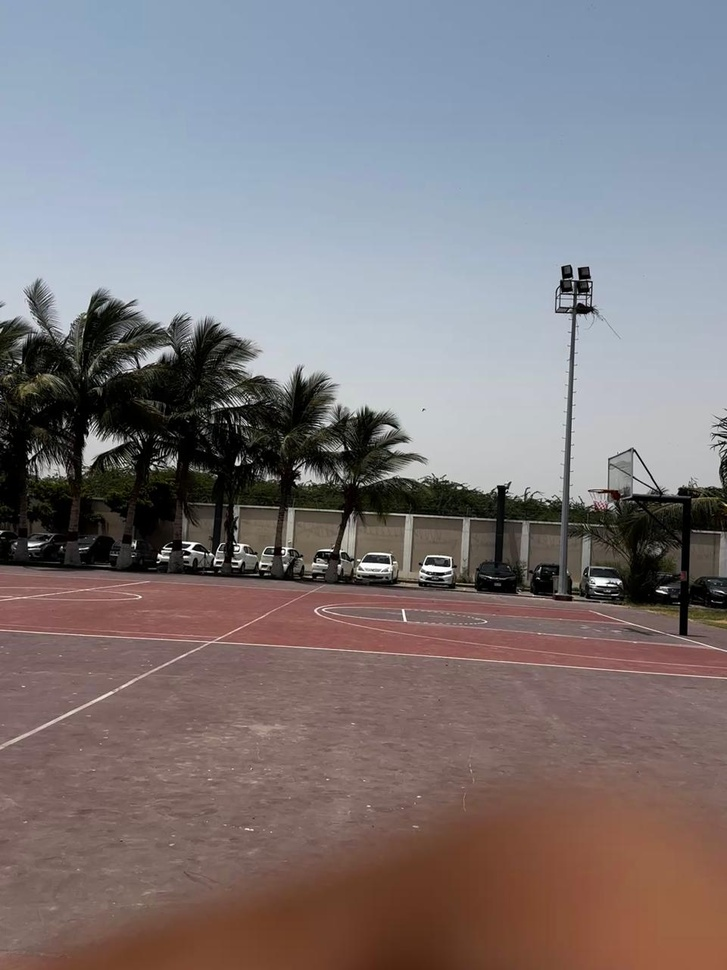
#> input picture dataset/2_left_bottom.jpeg, 727 x 970 px, shrunk from 960 x 1280 before the run
$ python stereo_diagnostics.py
#> lines starting #> are read from the running program, lines starting #| are printed output that depends on the picture
#> the answer given: 1
#> the answer given: dataset/2_left_bottom.jpeg
#> the answer given: dataset/3_left_bottom.jpeg
"""
Utility Tool: Camera Parameter Finder and Stereo Diagnostics
Helps you determine the right camera parameters for your setup
"""

import cv2
import numpy as np
from pathlib import Path

class StereoDiagnostics:
    """
    Diagnostic tools for stereo vision setup
    """

    # [32 lines left out: function estimate_focal_length_from_images, not called in this run]

    @staticmethod
    def check_image_alignment(left_image_path, right_image_path):
        """
        Check if stereo images are properly aligned

        Args:
            left_image_path: Path to left image
            right_image_path: Path to right image
        """
#> called with left_image_path = 'dataset/2_left_bottom.jpeg', right_image_path = 'dataset/3_left_bottom.jpeg'
        img_left = cv2.imread(left_image_path)
#> img_left is the input picture: shape (970, 727, 3); mean B, G, R 123.2, 120.4, 127.2
        img_right = cv2.imread(right_image_path)
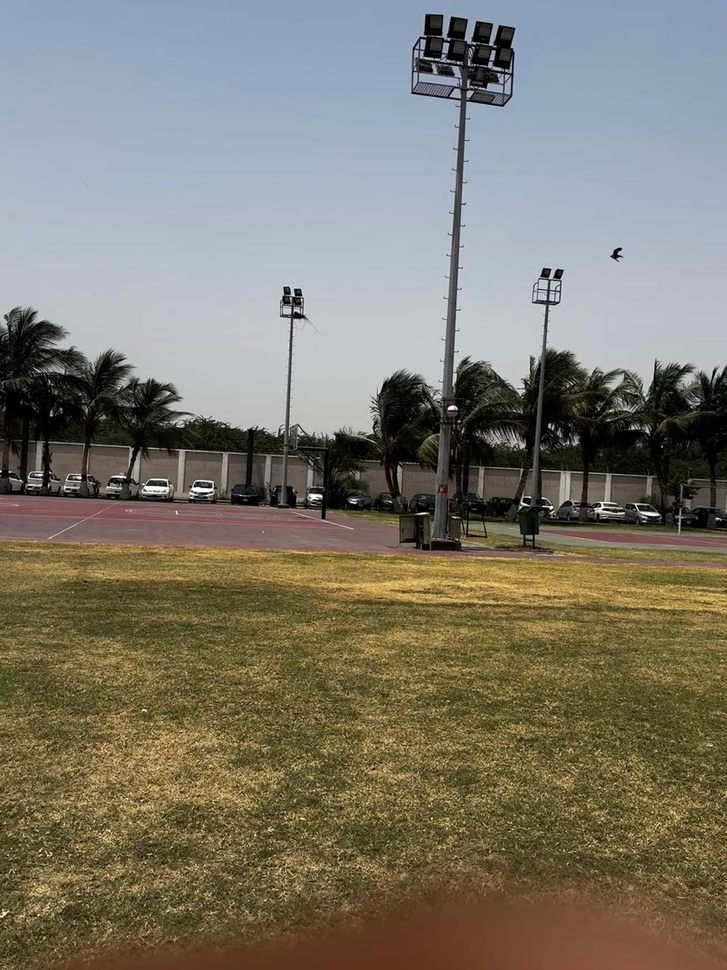
#> input picture dataset/3_left_bottom.jpeg, 727 x 970 px, shrunk from 960 x 1280 before the run
#> img_right is the input picture: shape (970, 727, 3); mean B, G, R 107.8, 120.6, 124.9

        if img_left is None or img_right is None:
            print("Error: Could not load images")
            return

        print("\n" + "="*60)
        print("STEREO IMAGE ALIGNMENT CHECK")
        print("="*60)

        # Check image shapes
        print(f"\nImage dimensions:")
        print(f"  Left:  {img_left.shape}")
#|   Left:  (970, 727, 3)
        print(f"  Right: {img_right.shape}")
#|   Right: (970, 727, 3)

        if img_left.shape != img_right.shape:
            print("  ⚠ WARNING: Images have different dimensions!")
            print("  Both images should have the same size for proper stereo processing")
        else:
            print("  ✓ Images have matching dimensions")

        # Convert to grayscale
        gray_left = cv2.cvtColor(img_left, cv2.COLOR_BGR2GRAY)
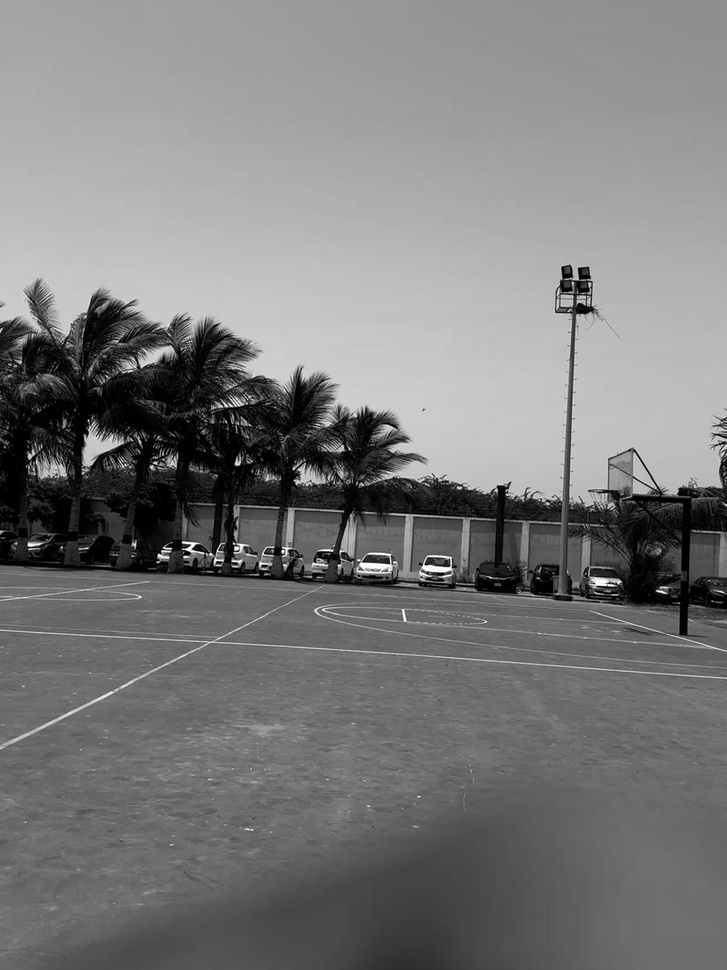
#> gray_left: shape (970, 727); min 0, max 255, mean 122.8
        gray_right = cv2.cvtColor(img_right, cv2.COLOR_BGR2GRAY)
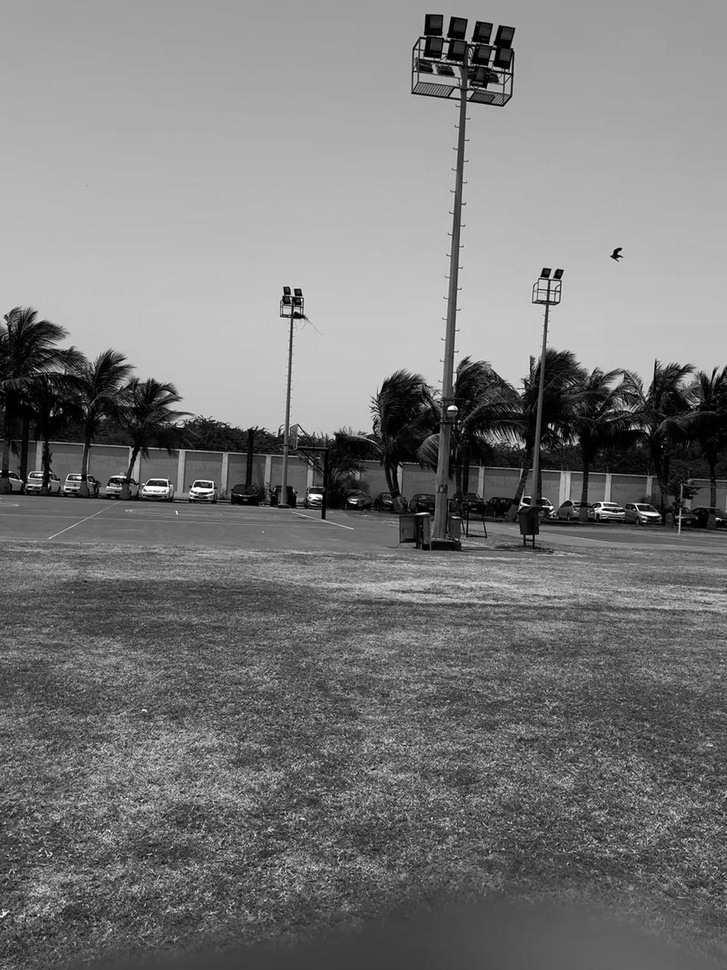
#> gray_right: shape (970, 727); min 0, max 255, mean 120.5

        # Detect features
        sift = cv2.SIFT_create()
        kp_left, desc_left = sift.detectAndCompute(gray_left, None)
#> kp_left = 1312 keypoints; strongest (x, y, size): (282, 551, 1.9), (237, 463, 4.1), (184, 557, 1.8), (211, 554, 1.9)
        kp_right, desc_right = sift.detectAndCompute(gray_right, None)
#> kp_right = 3692 keypoints; strongest (x, y, size): (717, 519, 1.8), (80, 478, 2), (525, 505, 1.8), (320, 496, 2.5)

        print(f"\nFeature detection:")
        print(f"  Left features:  {len(kp_left)}")
#|   Left features:  1312
        print(f"  Right features: {len(kp_right)}")
#|   Right features: 3692

        if len(kp_left) < 50 or len(kp_right) < 50:
            print("  ⚠ WARNING: Too few features detected!")
            print("  Images might be too blurry or have insufficient texture")
        else:
            print("  ✓ Sufficient features for matching")

        # Match features
        if desc_left is not None and desc_right is not None and len(kp_left) >= 2 and len(kp_right) >= 2:
            FLANN_INDEX_KDTREE = 1
            index_params = dict(algorithm=FLANN_INDEX_KDTREE, trees=5)
            search_params = dict(checks=50)
            matcher = cv2.FlannBasedMatcher(index_params, search_params)

            matches = matcher.knnMatch(desc_left, desc_right, k=2)
#> matches = 1312 matches

            good_matches = []
            for match_pair in matches:
                if len(match_pair) == 2:
                    m, n = match_pair
                    if m.distance < 0.75 * n.distance:
                        good_matches.append(m)
#> after the loop, good_matches = 77 matches

            print(f"\nFeature matching:")
            print(f"  Matches found: {len(good_matches)}")
#|   Matches found: 77

            if len(good_matches) > 0:
                # Analyze disparity
                disparities = []
                for m in good_matches:
                    x_left = kp_left[m.queryIdx].pt[0]
                    x_right = kp_right[m.trainIdx].pt[0]
                    disp = x_left - x_right
                    disparities.append(disp)
#> this loop made 77 passes
#> (x_left, x_right, disp) on passes 1 to 12: (13.5, 534.4, -520.9), (63.81, 534.4, -470.6), (66.41, 91.86, -25.44), (99.1, 422.4, -323.4), (124, 424.7, -300.7), (165.5, 362.2, -196.7), (211.8, 611, -399.2), (245.6, 377.8, -132.2), (283.4, 91.86, 191.5), (317.7, 111.4, 206.3), (342.5, 133.6, 208.8), (348.6, 136.9, 211.7)
#> after the loop, disparities = 77 values, max 411.3 at index 30, min -520.9 at index 0, mean 183.1

                disparities = np.array(disparities)
                valid_disparities = disparities[disparities > 0]
#> valid_disparities = 66 values, max 411.3 at index 21, min 17.65 at index 60, mean 252.9

                if len(valid_disparities) > 0:
                    print(f"  Disparities (pixels):")
                    print(f"    Min: {valid_disparities.min():.2f}")
#|     Min: 17.65
                    print(f"    Max: {valid_disparities.max():.2f}")
#|     Max: 411.26
                    print(f"    Mean: {valid_disparities.mean():.2f}")
#|     Mean: 252.94
                    print(f"    Std: {valid_disparities.std():.2f}")
#|     Std: 52.16

                    if valid_disparities.std() < 2:
                        print("  ✓ Good alignment - low disparity variance")
                    else:
                        print("  ⚠ WARNING: High disparity variance")
                        print("  Images may not be properly rectified")
                else:
                    print("  ⚠ WARNING: No valid disparities found")
                    print("  Check image alignment and camera configuration")
            else:
                print("  ⚠ WARNING: No matching features found!")
                print("  Images may be too different or not from the same scene")

        print("\n" + "="*60 + "\n")

    # [148 lines left out: functions test_distance_calculation, camera_parameter_guide, interactive_parameter_tuner, not called in this run]

    @staticmethod
    def print_menu():
        """Print interactive menu"""
        menu = """
STEREO VISION DIAGNOSTICS MENU
==============================

1. Check image alignment
2. Test distance calculation
3. Camera parameter guide
4. Interactive parameter tuner
5. Estimate focal length
6. Exit

"""
        print(menu)


def main():
    print("\n" + "="*60)
    print("STEREO VISION DIAGNOSTICS TOOL")
    print("="*60)

    while True:
        StereoDiagnostics.print_menu()
        choice = input("Select option (1-6): ").strip()

        if choice == "1":
            left_path = input("Left image path: ").strip()
#> (the run stopped early here; a loop or call above may not have finished)
